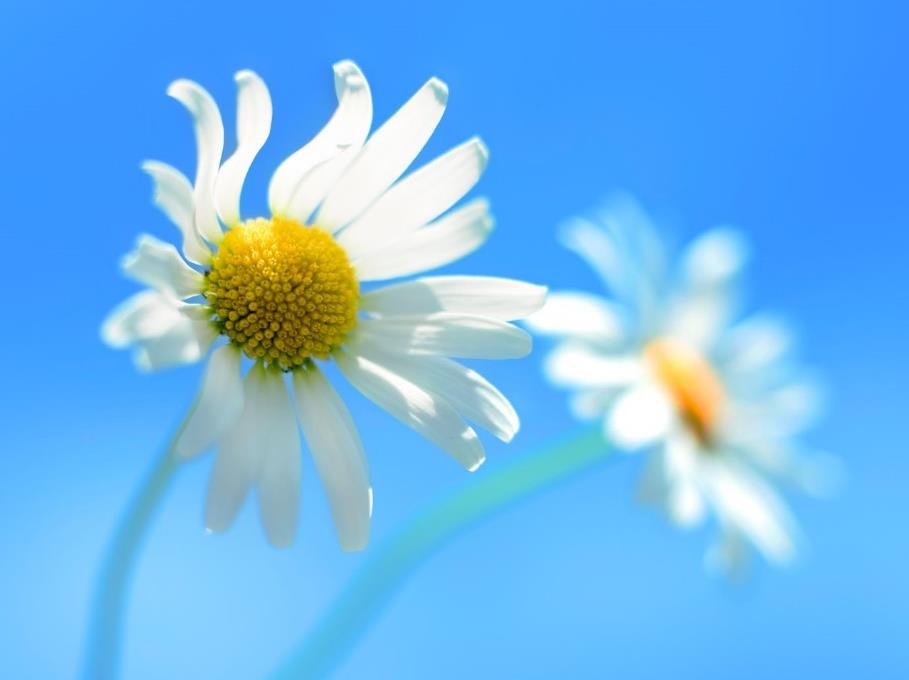
#> input picture imgs/4.jpg, 909 x 680 px
$ python demo9.py
#> lines starting #> are read from the running program, lines starting #| are printed output that depends on the picture; after the words box and inside, x2 and y2 are one past the last pixel; in counts of white or black regions, pixels touching at a corner belong together
# 边缘检测2
import cv2
import numpy as np
import random
import math

img = cv2.imread('../imgs/4.jpg', 1)
#> img is the input picture: shape (680, 909, 3); mean B, G, R 237, 182.6, 111.4
imgInfo = img.shape
#> imgInfo = (680, 909, 3)
height = imgInfo[0]
#> height = 680
width = imgInfo[1]
#> width = 909
cv2.imshow('src', img)
# sobel 1 算子模版 2 图片卷积 3 阈值判决
# [1 2 1          [ 1 0 -1
#  0 0 0            2 0 -2
# -1 -2 -1 ]       1 0 -1 ]

# [1 2 3 4] [a b c d] a*1+b*2+c*3+d*4 = dst
# sqrt(a*a+b*b) = f>th
gray = cv2.cvtColor(img, cv2.COLOR_BGR2GRAY)
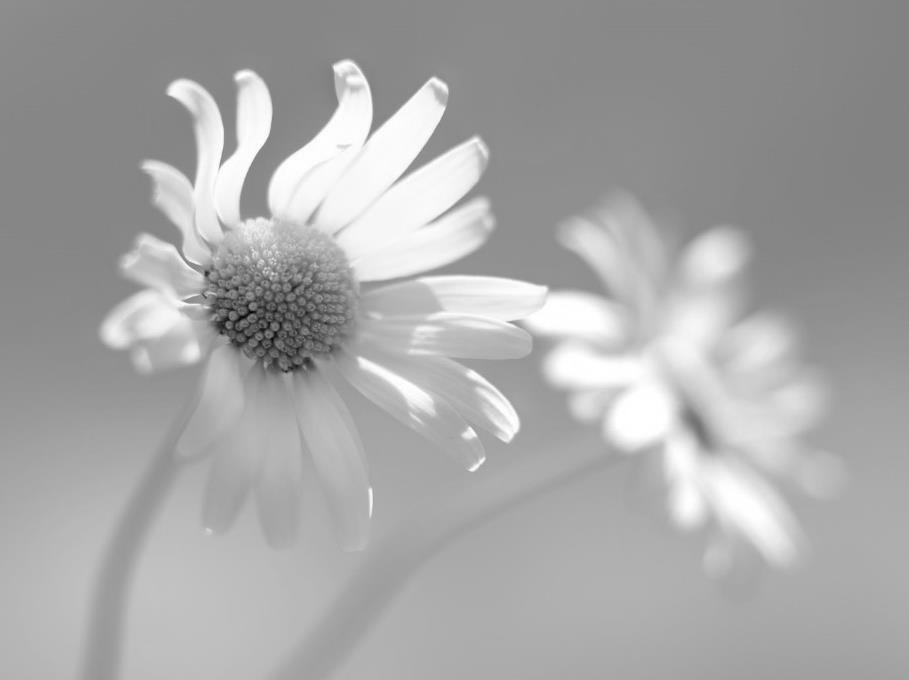
#> gray: shape (680, 909); min 4, max 255, mean 167.6
dst = np.zeros((height, width, 1), np.uint8)
for i in range(0, height - 2):
    for j in range(0, width - 2):
        gy = gray[i, j] * 1 + gray[i, j + 1] * 2 + gray[i, j + 2] * 1 - gray[i + 2, j] * 1 - gray[i + 2, j + 1] * 2 - \
             gray[i + 2, j + 2] * 1
        gx = gray[i, j] + gray[i + 1, j] * 2 + gray[i + 2, j] - gray[i, j + 2] - gray[i + 1, j + 2] * 2 - gray[
            i + 2, j + 2]
        grad = math.sqrt(gx * gx + gy * gy)
        if grad > 50:
            dst[i, j] = 255
        else:
            dst[i, j] = 0
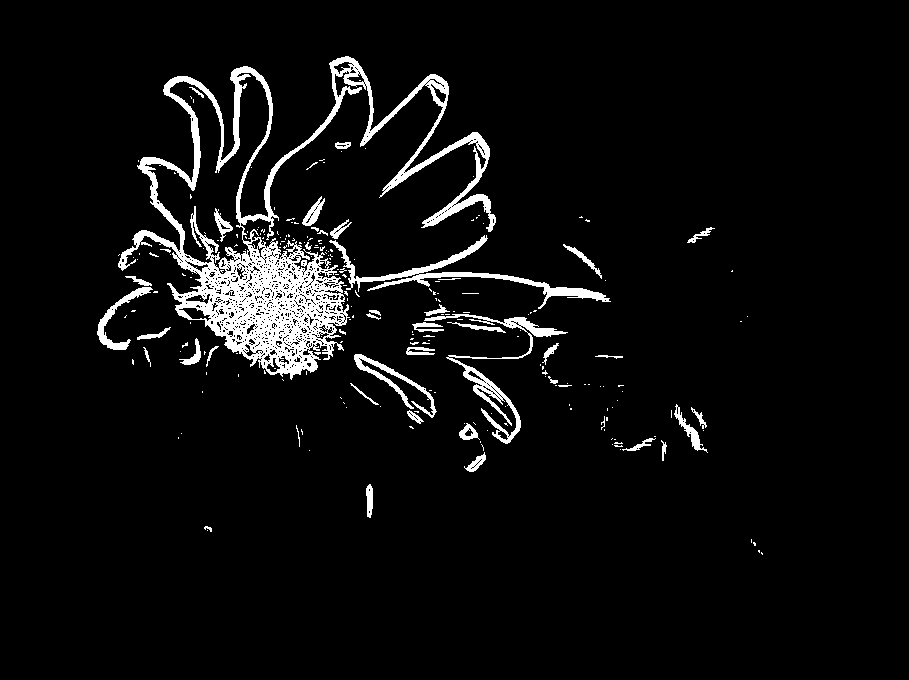
#> dst: shape (680, 909, 1); 5.3% white; 233 white regions (187 under 20 px), largest, box (x1, y1, x2, y2) and area: (118, 56, 496, 380) 22063, (329, 235, 611, 309) 2485, (424, 314, 568, 444) 2125
cv2.imshow('dst', dst)
cv2.waitKey(0)

$ run again, with imgs/1.jpg copied over imgs/4.jpg
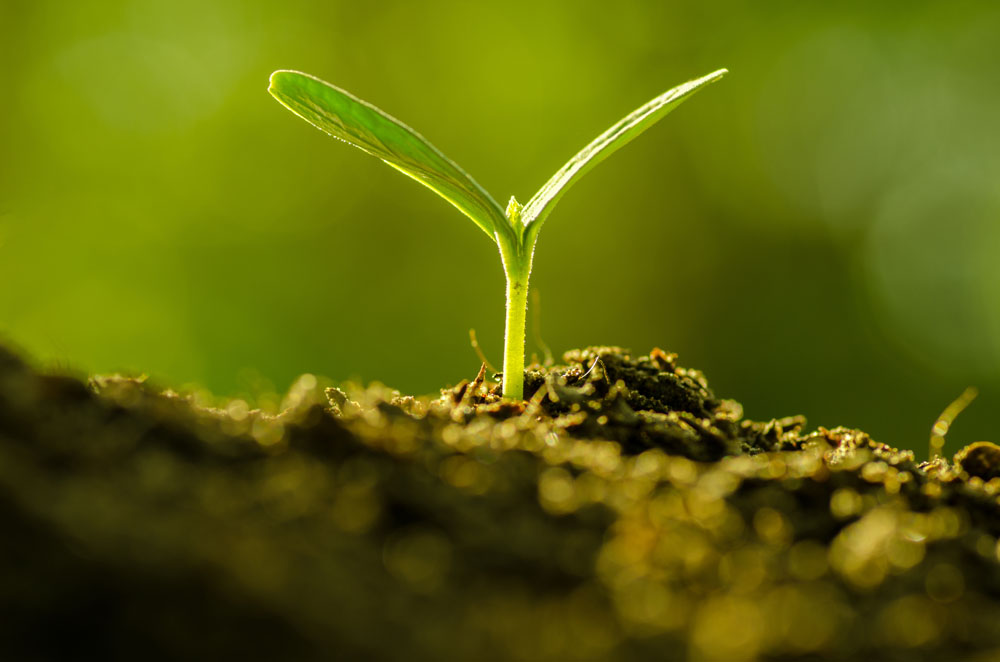
#> input picture imgs/1.jpg, 1000 x 662 px
#> img is the input picture: shape (662, 1000, 3); mean B, G, R 9.3, 100, 93.7
#> `gray = cv2.cvtColor(img, cv2.COLOR_BGR2GRAY)`:
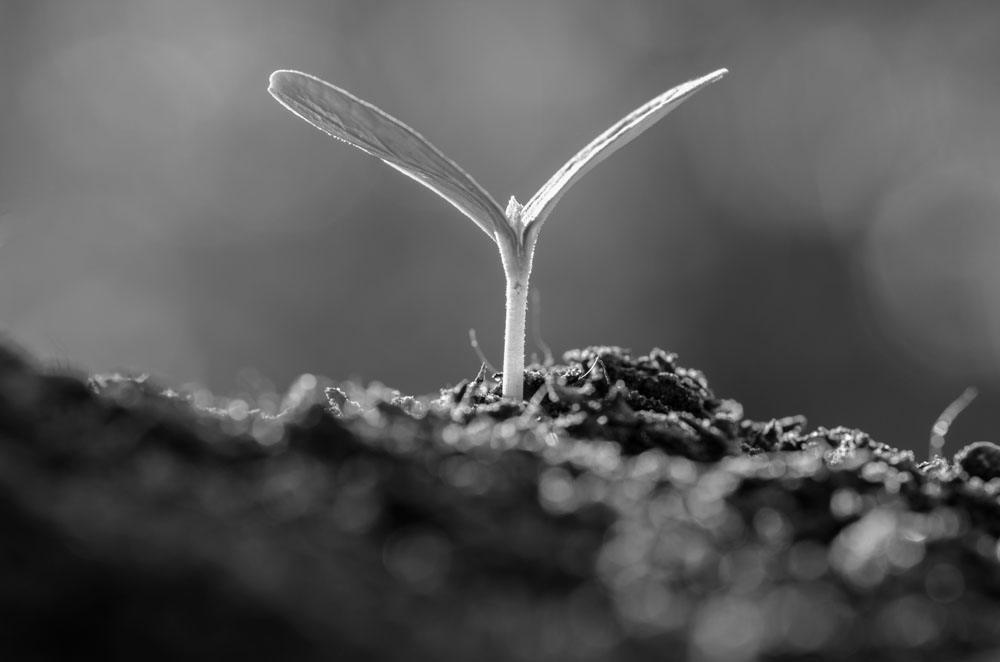
#> gray: shape (662, 1000); min 0, max 254, mean 87.7
#> after the loop `for i in range(0, height - 2):`:
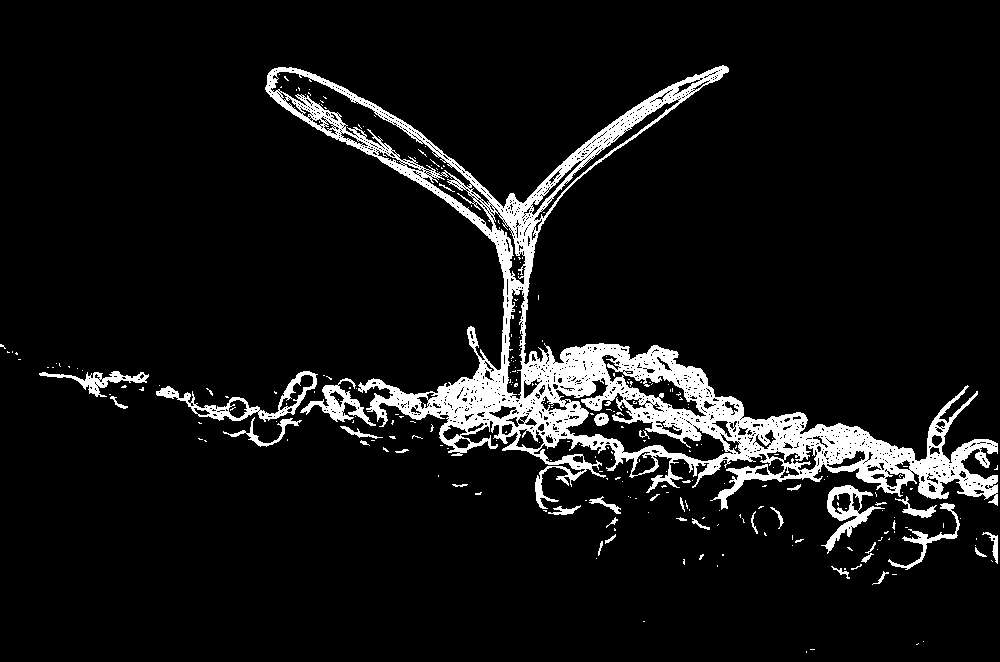
#> dst: shape (662, 1000, 1); 7.9% white; 261 white regions (226 under 20 px), largest, box (x1, y1, x2, y2) and area: (265, 65, 998, 510) 44097, (156, 371, 318, 422) 1571, (821, 485, 885, 554) 1169
